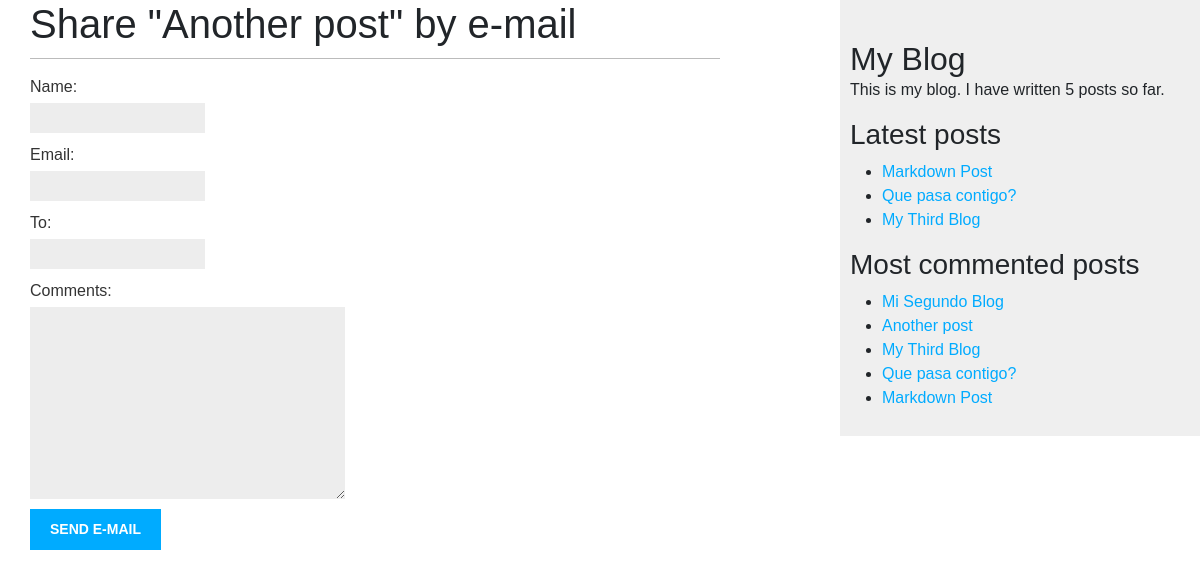
/3/share/, run on the app's committed database.
### blog/models.py (models this page shows)
class Post(models.Model):
    STATUS_CHOICE = (
        ('draft', 'Draft'),
        ('published', 'Published'),
    )
    title = models.CharField(max_length=250)
    slug = models.SlugField(max_length=250, unique_for_date='publish')
    author = models.ForeignKey(
        User, on_delete=models.CASCADE, related_name='blog_posts')
    body = models.TextField()
    publish = models.DateTimeField(default=timezone.now)
    created = models.DateTimeField(auto_now_add=True)
    updated = models.DateTimeField(auto_now=True)
    status = models.CharField(
        max_length=10, choices=STATUS_CHOICE, default='draft')
    objects = models.Manager()  # The default manager
    published = PublishedManager()  # The custom manager
    tags = TaggableManager()
    def get_absolute_url(self):
        return reverse(
            'blog:post_detail', args=[
                self.publish.year,
                self.publish.month,
                self.publish.day,
                self.slug])

### blog/views.py (the view)
# urls.py: path('<int:post_id>/share/', views.post_share, name='post_share'),
def post_share(request, post_id):
    post = get_object_or_404(Post, id=post_id, status='published')
    sent = False
    if request.method == 'POST':
        form = EmailPostForm(request.POST)
        if form.is_valid():
            cd = form.cleaned_data
            post_url = request.build_absolute_uri(post.get_absolute_url())
            subject = f"{cd['name']} recommends you read" f"{post.title}"
            message = f"Read {post.title} at {post_url}\n\n" f"{cd['name']}'s \
                 comments: {cd['comments']}"
            send_mail(subject, message, 'admin@myblog.com', [cd['to']])
            sent = True
    else:
        form = EmailPostForm()
    return render(request, 'blog/post/share.html', {
        'post': post, 'form': form, 'sent': sent})

### blog/forms.py
class EmailPostForm(forms.Form):
    name = forms.CharField(max_length=25)
    email = forms.EmailField()
    to = forms.EmailField()
    comments = forms.CharField(required=False, widget=forms.Textarea)

### blog/models.py (called while the page is built)
    def get_queryset(self):
        return super(PublishedManager, self).get_queryset()\
            .filter(status='published')

### blog/templatetags/blog_tags.py (called while the page is built)
@register.simple_tag
def total_posts():
    return Post.published.count()

@register.inclusion_tag('blog/post/latest_posts.html')
def show_latest_posts(count=5):
    latest_posts = Post.published.order_by('-publish')[:count]
    return {'latest_posts': latest_posts}

@register.simple_tag
def get_most_commented_posts(count=5):
    return Post.published.annotate(
        total_comments=Count('comments')).order_by('-total_comments')[:count]

### blog/templates/blog/post/share.html (shortened to what this page needs)
{% extends 'blog/base.html' %}
{% block content %}
    {% if sent %}
        <h1>E-mail successfully sent</h1>
        <p>
            "{{ post.title }}" was successfully sent to {{ form.cleaned_data.to }}.
        </p>
    {% else %}
    <h1>Share "{{ post.title }}" by e-mail</h1>
    <form method="post">
        {{ form.as_p }}
        <input type="submit" value="Send e-mail">
    </form>
    {% endif %}
{% endblock %}

### blog/templates/blog/base.html (shortened to what this page needs)
{% load blog_tags %}
{% load static %}
<!doctype html>
<html lang="en">
<head>
    <link href="https://cdn.jsdelivr.net/npm/bootstrap@5.0.0-beta3/dist/css/bootstrap.min.css" rel="stylesheet"
>
    <link rel="stylesheet" href="{% static 'css/blog.css' %}">
</head>
<body>
    <div id="content">
        {% block content %}
        {% endblock %}
    </div>
    <div id="sidebar">
        <h2>My Blog</h2>
        <p>This is my blog. I have written {% total_posts %} posts so far.</p>
        <h3>Latest posts</h3>
        {% show_latest_posts 3 %}
        <h3>Most commented posts</h3>
        {% get_most_commented_posts as most_commented_posts %}
        <ul>
            {% for post in most_commented_posts %}
            <li>
                <a href="{{ post.get_absolute_url }}">
                    {{ post.title }}
                </a>
            </li>
            {% endfor %}
        </ul>
    </div>
  </body>
</html>

### blog/templates/blog/post/latest_posts.html
<ul>
    {% for post in latest_posts %}
        <li>
            <a href="{{ post.get_absolute_url }}">{{ post.title }}</a>
        </li>
    {% endfor %}
</ul>

### blog/static/css/blog.css (style rules this page uses)
body { margin:0; padding:0; font-family:helvetica, sans-serif; }
a { color:#00abff; text-decoration:none; }
h1 { font-weight:normal; border-bottom:1px solid #bbb; padding:0 0 10px 0; }
h2 { font-weight:normal; margin:30px 0 0; }
#content { float:left; width:60%; padding:0 0 0 30px; }
#sidebar { float:right; width:30%; padding:10px; background:#efefef; height:100%; }
label { float:left; clear:both; color:#333; margin-bottom:4px; }
input, textarea { clear:both; float:left; margin:0 0 10px; background:#ededed; border:0; padding:6px 10px; font-size:12px; }
input[type=submit] { font-weight:bold; background:#00abff; color:#fff; padding:10px 20px; font-size:14px; text-transform:uppercase; }

### data on the page
Post: title "Another post"
Post: title "Markdown Post"
Post: title "Que pasa contigo?"
Post: title "My Third Blog"
Post: title "Mi Segundo Blog"
